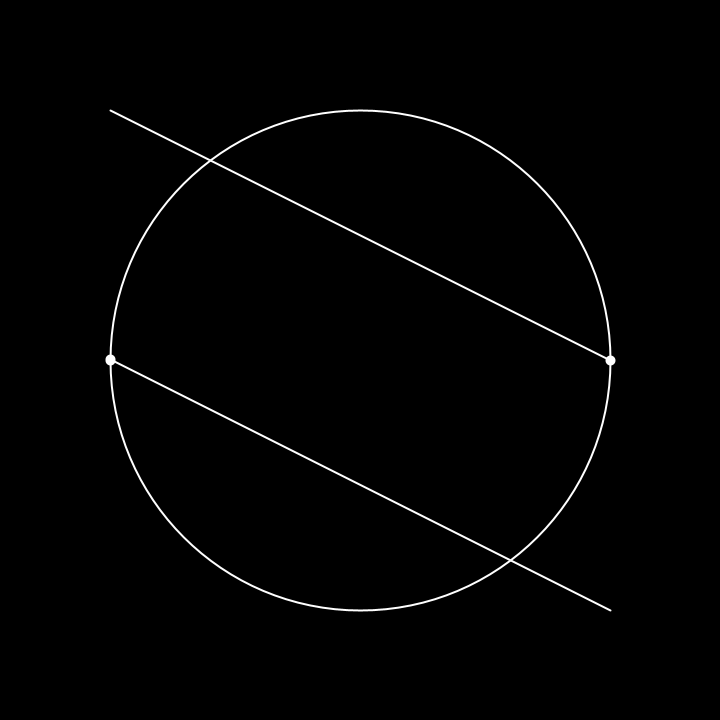
Frame 1 (no input)
Frame 60 (the mouse pressed at the canvas centre just before this capture): identical to frame 1, image omitted
Frame 120 (the mouse held since frame 60 and released just before this capture): identical to frame 1, image omitted

The Processing sketch that drew this single still picture (run headless with seeded random() and noise(); from frame 60 on, the mouse is pressed at the canvas centre):

// Processing sketch: cardioidV3
// ── cardioidV3.pde
void settings() {
  size(720, 720);
}

/*
1. Draw a circle of diameter D
 
 */

float D, r;
int n;
float[] node_locs;
ArrayList<PVector> pairings;

void setup() {
  noFill();
  D = 500;
  r = D/2;
  n = 2;
  node_locs = new float[n];
  pairings = new ArrayList<PVector>();

  // do this once
  for (int i = 0; i < node_locs.length; i++) {
    //float x = r*cos(i*TWO_PI/n);
    //float y = r*sin(i*TWO_PI/n);
    //// store the node in a PVector and store that PVector in 
    //PVector node = new PVector(x, y);
    //node_locs[i] = node;

    // store the angular position
    node_locs[i] = i*TWO_PI/n;
  }
  //println("node locs:");
  //println(node_locs);

  //now we make the cartesian product and store it in the ArrayList
  for (int i = 0; i < node_locs.length; i++) {
    for (int j = 0; j < node_locs.length; j++) {
      if (node_locs[i] != node_locs[j]) {
        //generate pairs by their angular position
        PVector pair = new PVector(node_locs[i], node_locs[j]);
        //store it in the pairings array
        pairings.add(pair);
      }
    }
  }
  println("Pairings:");
  println(pairings);


  background(0);
  stroke(255);
  strokeWeight(2);
  pushMatrix();
  translate(width/2, height/2);
  ellipse(0, 0, D, D);


  strokeWeight(10);
  //iterate through the array and draw in the nodes at intervals of i*TWO_PI/n
  for (int i = 0; i < node_locs.length; i++) {
    //generate the points for the line on the fly
    float x = r*cos(node_locs[i]);
    float y = r*sin(node_locs[i]);
    point(x, y);
  }
  strokeWeight(2);
  // now go through all the pairing and draw the things
  for (int j = 0; j < pairings.size(); j++) {
    float theta1 = pairings.get(j).x;
    println("theta1: ", theta1);
    float theta2 = pairings.get(j).y;
    println("theta2: ", theta2);
    float x1 = r*cos(theta1);
    float y1 = r*sin(theta1);
    float x2 = r*cos(theta2);
    float y2 = r*cos(theta2);
    line(x2, y2, x1, y1);
  }

  popMatrix();
}

void draw() {
  //background(0);
  //stroke(255);
  //strokeWeight(2);
  //pushMatrix();
  //translate(width/2, height/2);
  //ellipse(0, 0, D, D);


  //strokeWeight(10);
  ////iterate through the array and draw in the nodes at intervals of i*TWO_PI/n
  //for (int i = 0; i < node_locs.length; i++) {
  //  //generate the points for the line on the fly
  //  float x = r*cos(node_locs[i]);
  //  float y = r*sin(node_locs[i]);
  //  point(x, y);
  //}
  //strokeWeight(2);
  //// now go through all the pairing and draw the things
  //for (int j = 0; j < pairings.size(); j++) {
  //  float theta1 = pairings.get(j).x;
  //  println("theta1: ", theta1);
  //  float theta2 = pairings.get(j).y;
  //  println("theta2: ", theta2);
  //  float x1 = r*cos(theta1);
  //  float y1 = r*sin(theta1);
  //  float x2 = r*cos(theta2);
  //  float y2 = r*cos(theta2);
  //  line(x1,y1, x2, y2);
  //}

  //popMatrix();
}
